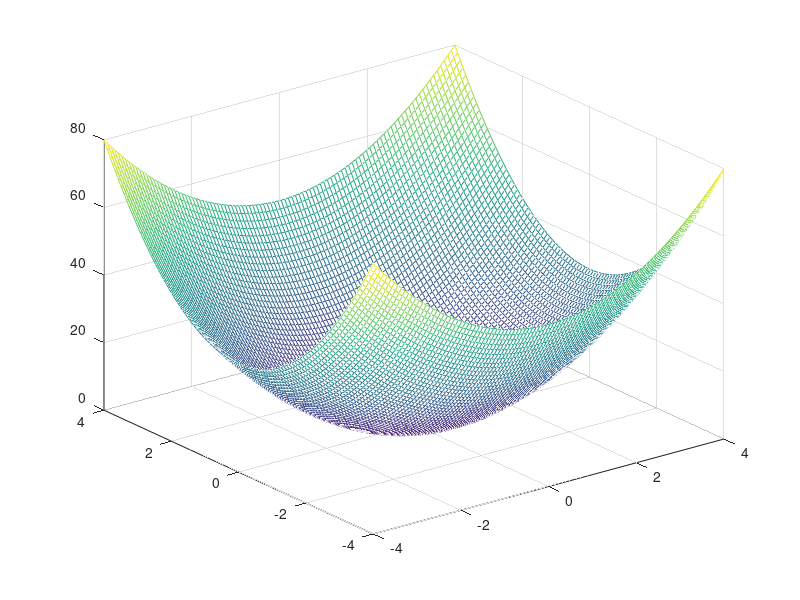

Write the MATLAB code that produced this figure. (Note: this script raises an error after producing the figure.)
close all
clear all
clc
%DISCESA DEL GRADIENTE
%Inizializzo (x0,e,k=0)
%calcolo la direzione di discesa dk=-grad(f(xk))
%lungo tale direzione cerco lk>0 tale che f(xk+lk*dk)<f(xk)
%aggiorno xk+1=xk+lk*dk e k=k+1

x=linspace(-4, 4, 100);
y=linspace(-4, 4, 100);

[X,Y]=meshgrid(x,y);
Z= 2*X.^2+3*Y.^2;


mesh(X,Y,Z);

%inizializzo
X0=1;
Y0=1;
Z0 = f_task1 (X0,Y0);

%gradiente
dk=gradf(X0,Y0);

%lungo tale direzione cerco lk>0 tale che f(xk+lk*dk)<f(xk)
%calcolo passo di discesa lk

e=0.00001;
lk=0.005;
X=X0;
Y=Y0;
k=0;
exit=0; 
H=[4 , 0 ; 0 , 6];
iterazioni=0;

while not(exit)
    dk=gradf(X,Y);
    if norm(dk)<e
        disp('trovato minimo');
        exit=1;
    else
        iterazioni= iterazioni+1;
        X=X+lk*dk(1);  %-1
        Y=Y+lk*dk(2);  %-2
        dk=gradf(X,Y);
        lk= (gradf(X,Y)*dk')/(dk*H*dk');
        k=k+1;
        exit=0;
    end
end
Zmin = f_task1 (X,Y);
hold on
plot3(X,Y,Zmin,'b*','Markersize',20)



